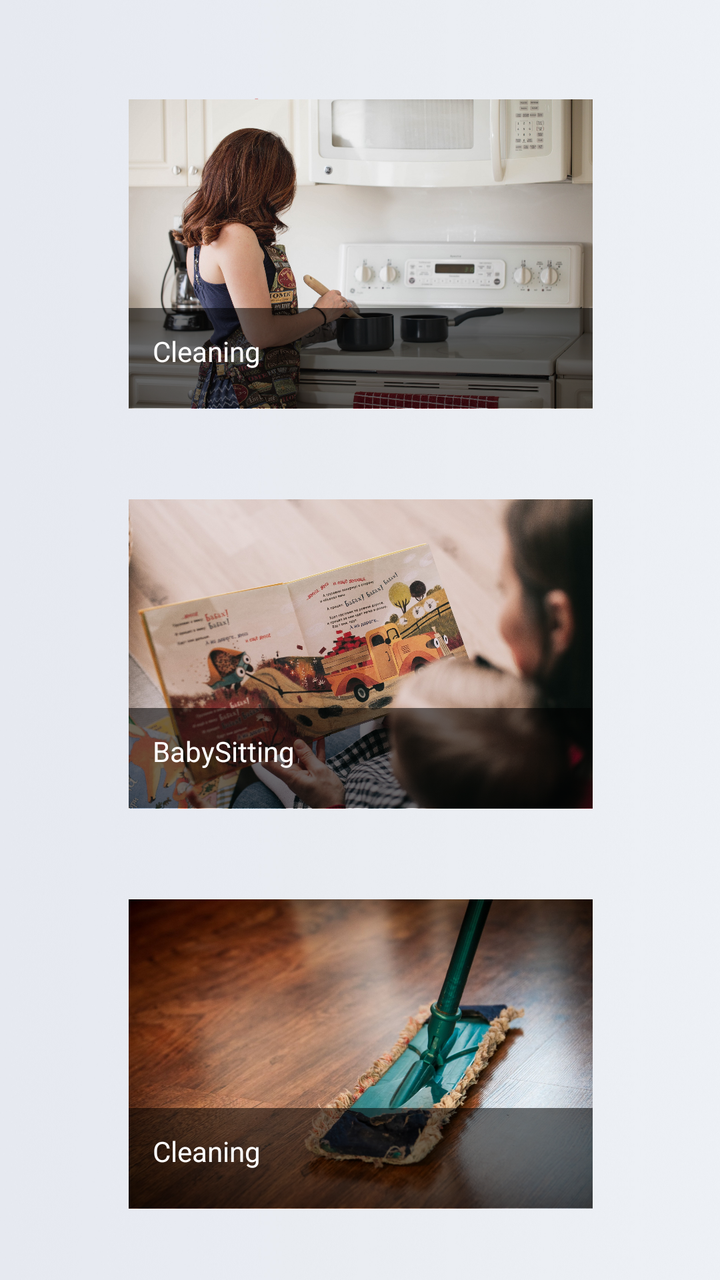
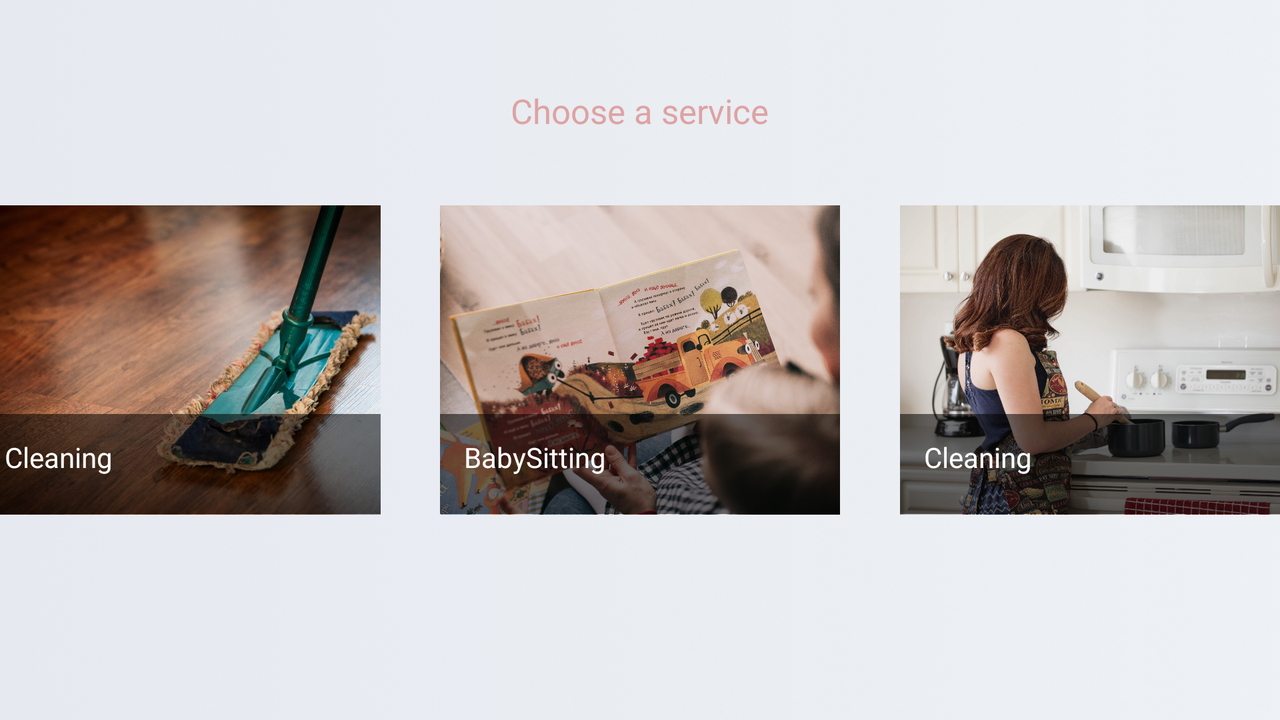

The same Android screen from two of the app's own layout files: first res/layout/ as a phone draws it, then the repository's variant for another configuration, drawn on a device whose configuration selects that folder. Both files follow.
<!-- AndroidManifest.xml: application theme AppTheme -->
<!-- res/layout/activity_home.xml -->
<?xml version="1.0" encoding="utf-8"?>
<androidx.constraintlayout.widget.ConstraintLayout xmlns:android="http://schemas.android.com/apk/res/android"
    xmlns:app="http://schemas.android.com/apk/res-auto"
    xmlns:tools="http://schemas.android.com/tools"
    android:layout_width="match_parent"
    android:layout_height="match_parent"
    tools:openDrawer="start"
    android:background="@drawable/background"
    tools:context=".home"
    android:id="@+id/drawer_layout">


    <TextView
        android:id="@+id/textView2"
        android:layout_width="wrap_content"
        android:layout_height="wrap_content"
        android:layout_marginTop="44dp"
        android:text="Choose a service"
        android:textColor="@color/colorPrimary"
        android:textSize="17sp"
        app:layout_constraintEnd_toEndOf="parent"
        app:layout_constraintStart_toStartOf="parent"
        app:layout_constraintTop_toTopOf="parent" />

    <ScrollView
        android:id="@+id/scrollView2"
        android:layout_width="414dp"
        android:layout_height="613dp"
        app:layout_constraintBottom_toBottomOf="parent"
        app:layout_constraintEnd_toEndOf="parent"
        app:layout_constraintStart_toStartOf="parent">

        <LinearLayout
            android:layout_width="match_parent"
            android:layout_height="wrap_content"
            android:gravity="center"
            android:orientation="vertical">

            <FrameLayout
                android:layout_width="wrap_content"
                android:layout_height="200dp">


                <ImageView
                    android:id="@+id/profile_photo"
                    android:layout_width="232dp"
                    android:layout_height="match_parent"
                    android:layout_centerInParent="true"
                    android:onClick="cooking"
                    android:scaleType="fitCenter"
                    android:src="@drawable/cooking" />

                <ImageView
                    android:layout_width="40dp"
                    android:layout_height="40dp"
                    android:layout_centerInParent="true"
                    android:layout_marginLeft="185dp"
                    android:layout_marginTop="25dp"
                    android:scaleType="fitCenter"
                    android:src="@drawable/reviews" />

                <TextView
                    android:layout_width="match_parent"
                    android:layout_height="50dp"
                    android:layout_centerInParent="true"
                    android:layout_marginTop="127dp"
                    android:background="#8A000000"
                    android:padding="12dp"
                    android:text="Cleaning"
                    android:textColor="#ffffffff" />

            </FrameLayout>

            <FrameLayout
                android:layout_width="wrap_content"
                android:layout_height="200dp">

                <ImageView
                    android:id="@+id/babysitting"
                    android:layout_width="232dp"
                    android:layout_height="match_parent"
                    android:layout_centerInParent="true"
                    android:onClick="babySitting"
                    android:scaleType="fitCenter"
                    android:src="@drawable/babysitting" />

                <ImageView
                    android:layout_width="40dp"
                    android:layout_height="40dp"
                    android:layout_centerInParent="true"
                    android:layout_marginLeft="185dp"
                    android:layout_marginTop="25dp"
                    android:scaleType="fitCenter"
                    android:src="@drawable/reviews" />

                <TextView
                    android:layout_width="match_parent"
                    android:layout_height="50dp"
                    android:layout_centerInParent="true"
                    android:layout_marginTop="127dp"
                    android:background="#8A000000"
                    android:padding="12dp"
                    android:text="BabySitting"
                    android:textColor="#ffffffff" />

            </FrameLayout>

            <FrameLayout
                android:layout_width="wrap_content"
                android:layout_height="200dp">

                <ImageView
                    android:id="@+id/cleaning"
                    android:layout_width="232dp"
                    android:layout_height="match_parent"
                    android:layout_centerInParent="true"
                    android:onClick="clean"
                    android:scaleType="fitCenter"
                    android:src="@drawable/cleaning" />

                <ImageView
                    android:layout_width="40dp"
                    android:layout_height="40dp"
                    android:layout_centerInParent="true"
                    android:layout_marginLeft="185dp"
                    android:layout_marginTop="25dp"
                    android:scaleType="fitCenter"
                    android:src="@drawable/reviews" />

                <TextView
                    android:layout_width="match_parent"
                    android:layout_height="50dp"
                    android:layout_centerInParent="true"
                    android:layout_marginTop="127dp"
                    android:background="#8A000000"
                    android:padding="12dp"
                    android:text="Cleaning"
                    android:textColor="#ffffffff" />

            </FrameLayout>
        </LinearLayout>

    </ScrollView>


</androidx.constraintlayout.widget.ConstraintLayout>
<!-- resources referenced by this layout -->
<resources>
  <color name="colorPrimary">#DDA3A3</color>
  <!-- drawable babysitting: jpg bitmap (drawable, 514373 bytes) -->
  <!-- drawable background: jpg bitmap (drawable, 529442 bytes) -->
  <!-- drawable cleaning: jpg bitmap (drawable, 313674 bytes) -->
  <!-- drawable cooking: jpg bitmap (drawable, 407766 bytes) -->
  <style name="AppTheme" parent="Theme.AppCompat.Light">
          
          <item name="colorPrimary">@color/colorPrimary</item>
          <item name="colorPrimaryDark">@color/colorPrimaryDark</item>
          <item name="colorAccent">@color/colorAccent</item>
          <item name="windowActionBar">false</item>
          <item name="windowNoTitle">true</item>
  
  
      </style>
  <color name="colorPrimaryDark">#00574B</color>
  <color name="colorAccent">#D81B60</color>
</resources>
<!-- res/layout-land/activity_home.xml (the repository's variant of the layout above) -->
<!-- drawn on the phone turned sideways -->
<?xml version="1.0" encoding="utf-8"?>
<androidx.constraintlayout.widget.ConstraintLayout xmlns:android="http://schemas.android.com/apk/res/android"
    xmlns:app="http://schemas.android.com/apk/res-auto"
    xmlns:tools="http://schemas.android.com/tools"
    android:layout_width="match_parent"
    android:layout_height="match_parent"
    android:background="@drawable/background"
    tools:context=".home">


    <TextView
        android:id="@+id/textView2"
        android:layout_width="wrap_content"
        android:layout_height="wrap_content"
        android:layout_marginTop="44dp"
        android:text="Choose a service"
        android:textColor="@color/colorPrimary"
        android:textSize="17sp"
        app:layout_constraintEnd_toEndOf="parent"
        app:layout_constraintStart_toStartOf="parent"
        app:layout_constraintTop_toTopOf="parent" />


    <FrameLayout
        android:id="@+id/frameLayout3"
        android:layout_width="200dp"
        android:layout_height="200dp"
        android:layout_margin="15dp"
        app:layout_constraintBottom_toBottomOf="parent"
        app:layout_constraintEnd_toEndOf="parent"
        app:layout_constraintHorizontal_bias="0.5"
        app:layout_constraintStart_toEndOf="@+id/frameLayout"
        app:layout_constraintTop_toTopOf="parent">


        <ImageView
            android:id="@+id/profile_photo"
            android:layout_width="232dp"
            android:layout_height="match_parent"
            android:layout_centerInParent="true"
            android:onClick="cooking"
            android:scaleType="fitCenter"
            android:src="@drawable/cooking" />

        <ImageView
            android:layout_width="40dp"
            android:layout_height="40dp"
            android:layout_centerInParent="true"
            android:layout_marginLeft="185dp"
            android:layout_marginTop="25dp"
            android:scaleType="fitCenter"
            android:src="@drawable/reviews" />

        <TextView
            android:layout_width="match_parent"
            android:layout_height="50dp"
            android:layout_centerInParent="true"
            android:layout_marginTop="127dp"
            android:background="#8A000000"
            android:padding="12dp"
            android:text="Cleaning"
            android:textColor="#ffffffff" />

    </FrameLayout>

    <FrameLayout
        android:id="@+id/frameLayout"
        android:layout_width="200dp"
        android:layout_height="200dp"
        android:layout_margin="15dp"
        app:layout_constraintBottom_toBottomOf="parent"
        app:layout_constraintEnd_toStartOf="@+id/frameLayout3"
        app:layout_constraintHorizontal_bias="0.5"
        app:layout_constraintStart_toEndOf="@+id/frameLayout2"
        app:layout_constraintTop_toTopOf="parent">

        <ImageView
            android:id="@+id/babysitting"
            android:layout_width="232dp"
            android:layout_height="match_parent"
            android:layout_centerInParent="true"
            android:onClick="babySitting"
            android:scaleType="fitCenter"
            android:src="@drawable/babysitting" />

        <ImageView
            android:layout_width="40dp"
            android:layout_height="40dp"
            android:layout_centerInParent="true"
            android:layout_marginLeft="185dp"
            android:layout_marginTop="25dp"
            android:scaleType="fitCenter"
            android:src="@drawable/reviews" />

        <TextView
            android:layout_width="match_parent"
            android:layout_height="50dp"
            android:layout_centerInParent="true"
            android:layout_marginTop="127dp"
            android:background="#8A000000"
            android:padding="12dp"
            android:text="BabySitting"
            android:textColor="#ffffffff" />

    </FrameLayout>

    <FrameLayout
        android:id="@+id/frameLayout2"
        android:layout_width="200dp"
        android:layout_height="200dp"
        android:layout_margin="15dp"
        app:layout_constraintBottom_toBottomOf="parent"
        app:layout_constraintEnd_toStartOf="@+id/frameLayout"
        app:layout_constraintHorizontal_bias="0.5"
        app:layout_constraintStart_toStartOf="parent"
        app:layout_constraintTop_toTopOf="parent">

        <ImageView
            android:id="@+id/cleaning"
            android:layout_width="232dp"
            android:layout_height="match_parent"
            android:layout_centerInParent="true"
            android:onClick="clean"
            android:scaleType="fitCenter"
            android:src="@drawable/cleaning" />

        <ImageView
            android:layout_width="40dp"
            android:layout_height="40dp"
            android:layout_centerInParent="true"
            android:layout_marginLeft="185dp"
            android:layout_marginTop="25dp"
            android:scaleType="fitCenter"
            android:src="@drawable/reviews" />

        <TextView
            android:layout_width="match_parent"
            android:layout_height="50dp"
            android:layout_centerInParent="true"
            android:layout_marginTop="127dp"
            android:background="#8A000000"
            android:padding="12dp"
            android:text="Cleaning"
            android:textColor="#ffffffff" />

    </FrameLayout>

</androidx.constraintlayout.widget.ConstraintLayout>
